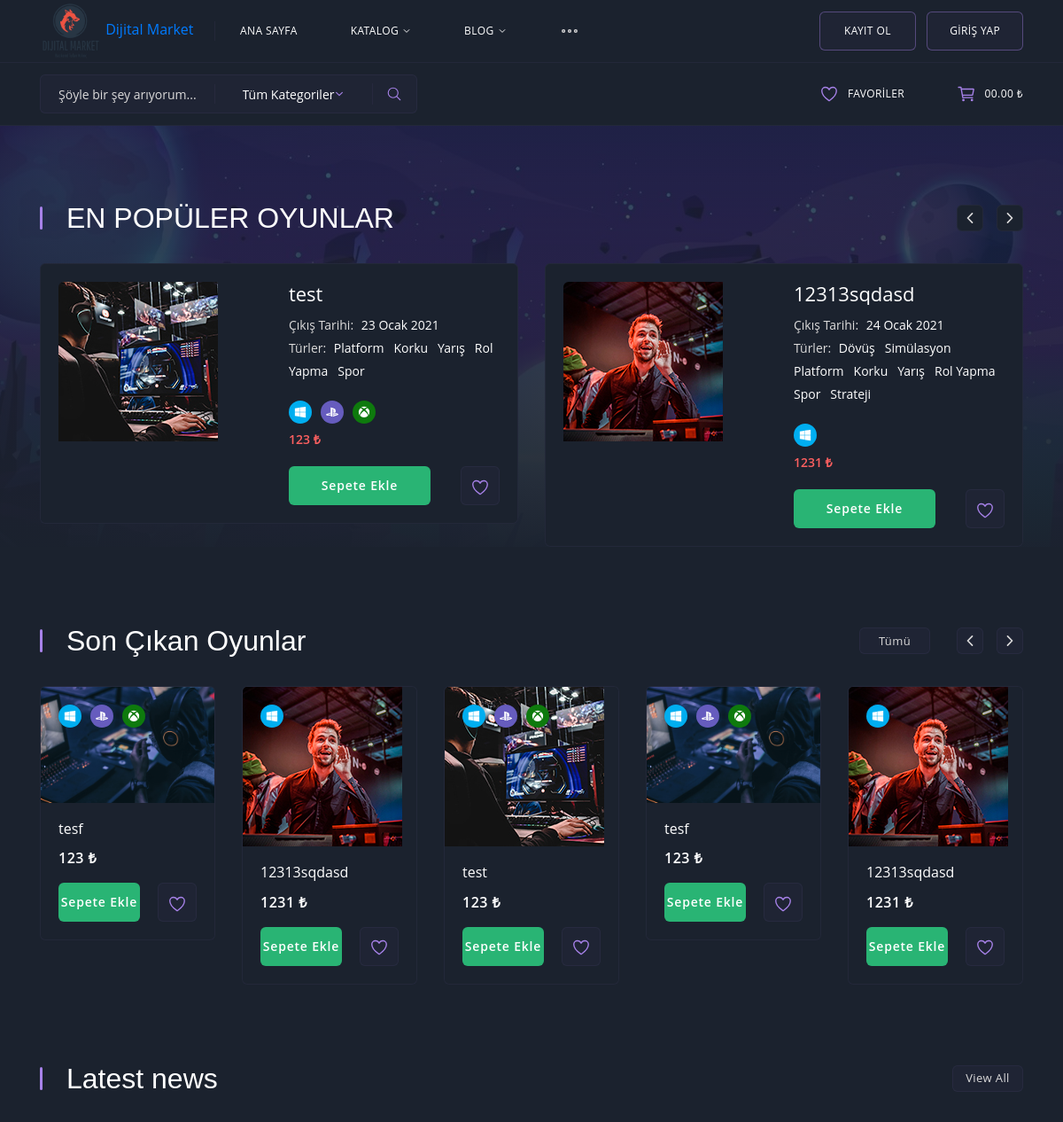
Before: / (upper part) with the older database file.
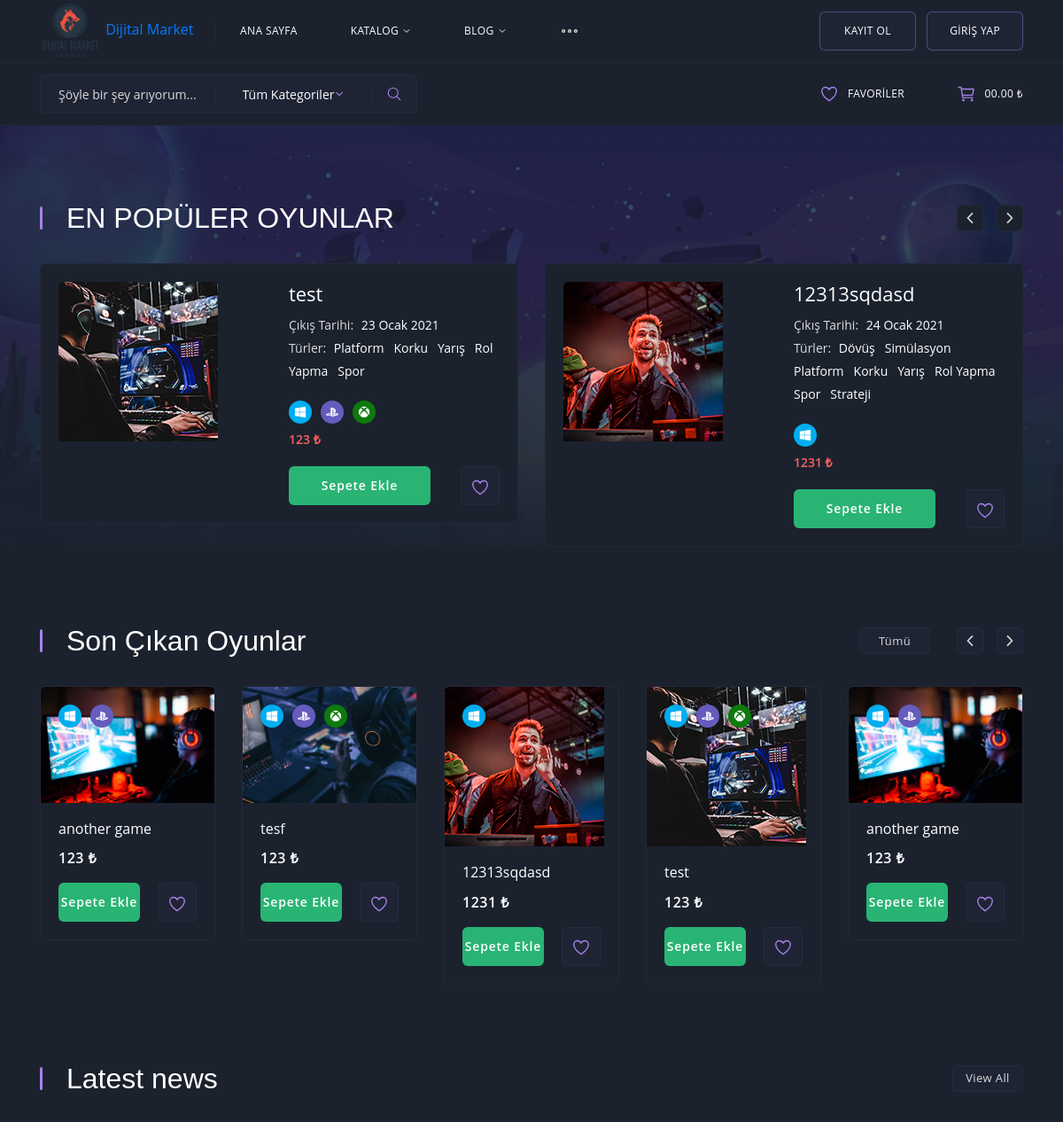
After: the same page with the newer database file.
### apps/game/models.py (models this page shows, shortened)
class Game(models.Model):
    user = models.ForeignKey(settings.AUTH_USER_MODEL, on_delete=models.CASCADE, related_name='games', related_query_name='game_qs')
    name = models.CharField(max_length=35)
    price = models.PositiveSmallIntegerField()
    developer = models.CharField(max_length=55)
    metascore = models.PositiveSmallIntegerField(validators=[MaxValueValidator(100)])
    description = models.TextField()
    release_date = models.DateField(null=True, blank=True)
    banner = models.ImageField(upload_to=upload_banner)
    requirements_minimum = models.TextField(null=True, blank=True)
    requirements_recommended = models.TextField(null=True, blank=True)
    status = models.CharField(max_length=15, choices=STATUS_CHOICE, default='ON_SALE')
    stock = models.PositiveIntegerField(default=1)
    genres = models.ManyToManyField(Genre)
    languages = models.ManyToManyField(Language)
    platform = models.ManyToManyField(Platform)
    favourites = models.ManyToManyField(settings.AUTH_USER_MODEL, related_name='favourites', blank=True)
    created_at = models.DateTimeField(auto_now_add=True)
    slug = models.SlugField(max_length=255, unique=True)
    def get_platforms(self):
        platform_set = self.platform.all()
        platforms = [platform.name for platform in platform_set]
        return platforms
    def get_absolute_url(self):
        return reverse('game:detail', kwargs={'slug': self.slug})
    def add_favourite_url(self):
        return reverse('game:add-favourite', kwargs={'slug': self.slug})

### apps/game/dependencies.py (models this page shows)
class Genre(models.Model):
    name = models.CharField(max_length=30)
    def __str__(self):
        return self.name

### apps/game/views.py (the view)
# urls.py: path('', GameHomeView.as_view(), name='home'),
class GameHomeView(ListView):
    model = Game
    template_name = 'base/home.html'
    def get_context_data(self, **kwargs):
        get_top_rated_games = Game.objects.select_related('user') \
        .prefetch_related('genres', 'languages', 'platform').annotate(
            scores=ExpressionWrapper((F('metascore') * ( 1 + F('favourites'))),
            output_field=PositiveIntegerField())) \
            .order_by('-scores')
        get_latest_released_games = Game.objects.select_related('user') \
        .prefetch_related('platform').filter(status='ON_SALE').order_by('-release_date')
        get_pre_ordered_games = Game.objects.select_related('user') \
        .prefetch_related('platform').filter(status='PRE_ORDER').order_by('-release_date')
        context = super(GameHomeView, self).get_context_data(**kwargs)
        context['top_rated_games'] = get_top_rated_games[:5]
        context['latest_released_games'] = get_latest_released_games[:10]
        context['pre_ordered_games'] = get_pre_ordered_games[:10]
        return context

### templates/base/home.html (shortened to what the changed rows need)
{% extends 'layout.html' %}
{% load static %}
{% block content %}
<section class="section section--bg section--first" data-bg="{% static 'img/backgrounds/home-background.jpg' %}">
    <div class="container">
        <div class="row">
            <div class="col-12">
                <div class="section__title-wrap">
                    <h2 class="section__title section__title--title"><b>En Popüler</b> Oyunlar</h2>
                </div>
            </div>
            <div class="owl-carousel section__carousel section__carousel--big" id="carousel0">
                {% for top_rated in top_rated_games %}
                <div class="card card--big">
                    <a href="{{ top_rated.get_absolute_url }}" class="card__cover">
                        <img src="{{ top_rated.banner.url }}" alt="">
                    </a>
                    <div class="card__wrap">
                        <div class="card__title">
                            <h3><a href="{{ top_rated.get_absolute_url }}">{{ top_rated.name }}</a></h3>
                        </div>
                        <ul class="card__list">
                            <li><span>Çıkış Tarihi: </span>{{ top_rated.release_date }}</li>
                            <li><span>Türler: </span>
                                {% for genre in top_rated.genres.all %}
                                    {{ genre }} &nbsp
                                {% endfor %}
                            </li>
                        </ul>
                        <ul class="card__platforms">
                            {% for platform in top_rated.get_platforms %}
                                {% if 'Playstation' in platform %}
                                <li class="ps"></li>
                                {% elif 'XBox' in platform %}
                                <li class="xb"></li>
                                {% elif 'PC' in platform %}
                                <li class="wn"><svg xmlns='http://www.w3.org/2000/svg' width='512' height='512' viewbox='0 0 512 512'><path d='M480,265H232V444l248,36V265Z'></path><path d='M216,265H32V415l184,26.7V265Z'></path><path d='M480,32,232,67.4V249H480V32Z'></path><path d='M216,69.7,32,96V249H216V69.7Z'></path></svg></li>
                                {% endif %}
                            {% endfor %}
                        </ul>
                        <div class="card__price">
                            <b>{{ top_rated.price }} ₺</b>
                        </div>
                        <div class="card__actions">
                            <button class="card__buy" type="button">Sepete Ekle</button>
                            <button class="card__favorite" type="button">
                                <a href='{{ top_rated.add_favourite_url }}'>
                                </a>
                            </button>
                        </div>
                    </div>
                </div>
                {% endfor %}
		    </div>
        </div>
    </div>
</section>
<section class="section">
		<div class="container">
			<div class="row">
				<div class="col-12">
					<div class="section__title-wrap">
						<h2 class="section__title"><b>Son Çıkan</b> Oyunlar</h2>
					</div>
				</div>
			</div>
		</div>
		<div class="owl-carousel section__carousel section__carousel--catalog" id="carousel1">
            {% for latest_game in latest_released_games %}
			<div class="card">
				<a href="{{ latest_game.get_absolute_url }}" class="card__cover">
					<img src="{{ latest_game.banner.url }}" alt="">
				</a>
				<ul class="card__platforms">
                {% for platform in latest_game.get_platforms %}
                    {% if 'Playstation' in platform %}
					<li class="ps"></li>
					{% elif 'XBox' in platform %}
                    <li class="xb"></li>
                    {% elif 'PC' in platform %}
					<li class="wn"></li>
                    {% endif %}
                {% endfor %}
				</ul>
				<div class="card__title">
					<h3><a href="{{ latest_game.get_absolute_url }}">{{ latest_game.name }}</a></h3>
					<span>{{ latest_game.price }} ₺</span>
				</div>
				<div class="card__actions">
					<button class="card__buy" type="button">Sepete Ekle</button>
					<button class="card__favorite" type="button">
                        <a href='{{ latest_game.add_favourite_url }}'>
                        </a>
					</button>
				</div>
			</div>
            {% endfor %}
        </div>
</section>
<section class="section">
    <div class="container">
        <div class="row">
            <div class="col-12">
                <div class="section__title-wrap">
                    <h2 class="section__title">Latest news</h2>
                </div>
            </div>
        </div>
    </div>
</section>
{% endblock content %}

Changed rows visible on the page:
added Game: banner (picture), name "another game", price "123", shown under "Son ÇıkanOyunlar"
